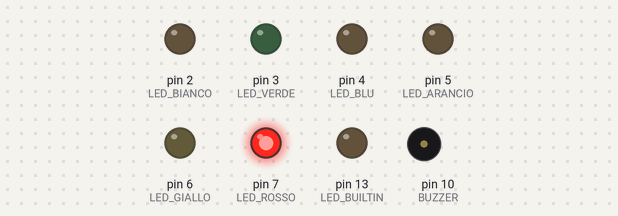
The sketch below on a simulated Arduino Uno, built with avr-gcc and run on an emulated ATmega328P. On the bench: output pins drawn as LEDs (lit = HIGH), buzzer (waves = sounding).

Above: at 2.45 s.
At 6.8 s:
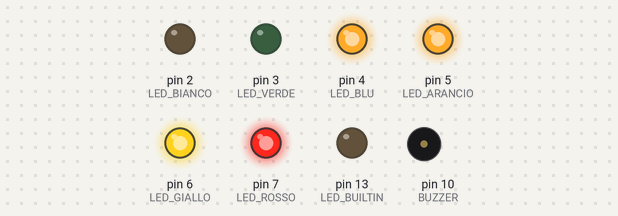
At 9.7 s:
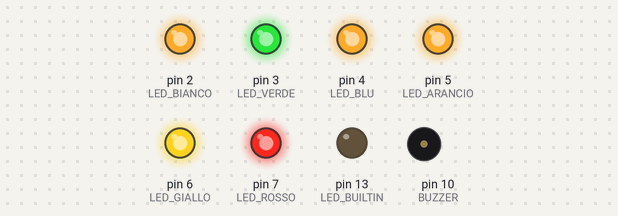
At 12.75 s:
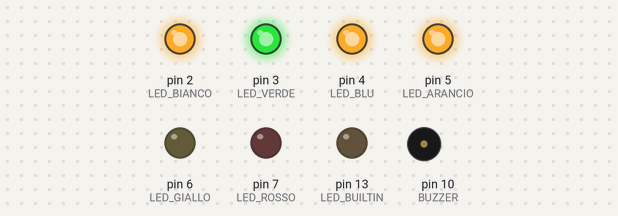
At 22.95 s:
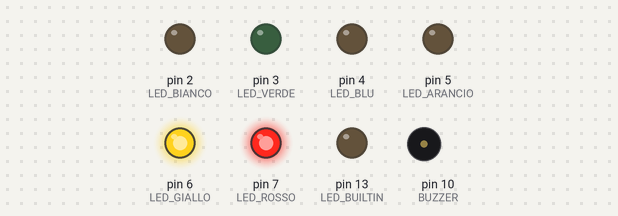
At 37.9 s:
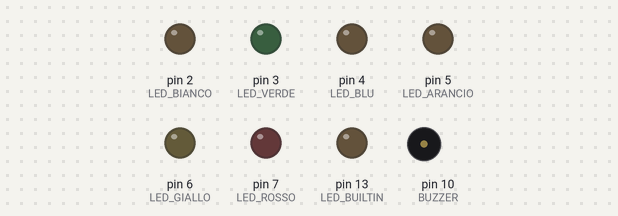
Timing chart, 0 to 40.0 s (numbered marks = the images above):
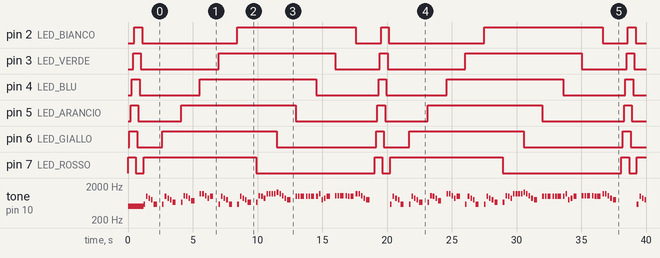

The sketch:

luci_e_suoni.ino
```cpp
// SUONA JINGLE BELLS E ACCENDE 6 LED (o 6 FILE DI LED)

/*
 *  Visualizza l'esperienza di laboratorio completa:
 *  https://youtu.be/JXIj4VEVkEU
 *
 */

#define LED_ROSSO   7
#define LED_GIALLO  6
#define LED_ARANCIO 5
#define LED_BLU     4
#define LED_VERDE   3
#define LED_BIANCO  2

#define BUZZER     10


#define DO5       523
#define DOd5      554
#define RE5       587
#define MIb5      622
#define MI5       659
#define FA5       698
#define FAd5      740
#define SOL5      784
#define SOLd5     830
#define LA5       880
#define SIb5      932
#define SI5       988
#define DO6      DO5 * 2
#define RE6      RE5 * 2
#define MI6      MI5 * 2

#define TEMPO_BASE  1000
#define TEMPO_PAUSA  200


void setup()
{
  pinMode(LED_BUILTIN, OUTPUT);

  pinMode(LED_ROSSO, OUTPUT);
  pinMode(LED_GIALLO, OUTPUT);
  pinMode(LED_ARANCIO, OUTPUT);
  pinMode(LED_BLU, OUTPUT);
  pinMode(LED_VERDE, OUTPUT);
  pinMode(LED_BIANCO, OUTPUT);

  pinMode(BUZZER, OUTPUT);

  tone(BUZZER, 500);
}

void loop()
{
  digitalWrite(LED_ROSSO, HIGH);
  delay(100);
  digitalWrite(LED_GIALLO, HIGH);
  delay(100);
  digitalWrite(LED_ARANCIO, HIGH);
  delay(100);
  digitalWrite(LED_BLU, HIGH);
  delay(100);
  digitalWrite(LED_VERDE, HIGH);
  delay(100);
  digitalWrite(LED_BIANCO, HIGH);
  delay(100);

  digitalWrite(LED_ROSSO, LOW);
  delay(100);
  digitalWrite(LED_GIALLO, LOW);
  delay(100);
  digitalWrite(LED_ARANCIO, LOW);
  delay(100);
  digitalWrite(LED_BLU, LOW);
  delay(100);
  digitalWrite(LED_VERDE, LOW);
  delay(100);
  digitalWrite(LED_BIANCO, LOW);
  delay(100);


  /* MELODIA */

  /* 1a riga */

  digitalWrite(LED_ROSSO, HIGH);

  tone(BUZZER, RE5, TEMPO_BASE/8);
  delay(TEMPO_PAUSA);
  tone(BUZZER, SI5, TEMPO_BASE/8);
  delay(TEMPO_PAUSA);
  tone(BUZZER, LA5, TEMPO_BASE/8);
  delay(TEMPO_PAUSA);
  tone(BUZZER, SOL5, TEMPO_BASE/8);
  delay(TEMPO_PAUSA);
  tone(BUZZER, RE5, TEMPO_BASE/4);
  delay(TEMPO_PAUSA);
  delay((TEMPO_BASE/4) + TEMPO_PAUSA);

  digitalWrite(LED_GIALLO, HIGH);

  tone(BUZZER, RE5, TEMPO_BASE/8);
  delay(TEMPO_PAUSA);
  tone(BUZZER, SI5, TEMPO_BASE/8);
  delay(TEMPO_PAUSA);
  tone(BUZZER, LA5, TEMPO_BASE/8);
  delay(TEMPO_PAUSA);
  tone(BUZZER, SOL5, TEMPO_BASE/8);
  delay(TEMPO_PAUSA);
  tone(BUZZER, MI5, TEMPO_BASE/4);
  delay(TEMPO_PAUSA);
  delay((TEMPO_BASE/4) + TEMPO_PAUSA);

  digitalWrite(LED_ARANCIO, HIGH);

  tone(BUZZER, MI5, TEMPO_BASE/8);
  delay(TEMPO_PAUSA);
  tone(BUZZER, DO6, TEMPO_BASE/8);
  delay(TEMPO_PAUSA);
  tone(BUZZER, SI5, TEMPO_BASE/8);
  delay(TEMPO_PAUSA);
  tone(BUZZER, LA5, TEMPO_BASE/8);
  delay(TEMPO_PAUSA);
  tone(BUZZER, FAd5, TEMPO_BASE/4);
  delay(TEMPO_PAUSA);
  delay((TEMPO_BASE/4) + TEMPO_PAUSA);

  digitalWrite(LED_BLU, HIGH);

  tone(BUZZER, RE6, TEMPO_BASE/8);
  delay(TEMPO_PAUSA);
  tone(BUZZER, RE6, TEMPO_BASE/8);
  delay(TEMPO_PAUSA);
  tone(BUZZER, DO6, TEMPO_BASE/8);
  delay(TEMPO_PAUSA);
  tone(BUZZER, LA5, TEMPO_BASE/8);
  delay(TEMPO_PAUSA);
  tone(BUZZER, SI5, TEMPO_BASE/4);
  delay(TEMPO_PAUSA);
  delay((TEMPO_BASE/4) + TEMPO_PAUSA);


  /* 2a riga */

  digitalWrite(LED_VERDE, HIGH);

  tone(BUZZER, RE5, TEMPO_BASE/8);
  delay(TEMPO_PAUSA);
  tone(BUZZER, SI5, TEMPO_BASE/8);
  delay(TEMPO_PAUSA);
  tone(BUZZER, LA5, TEMPO_BASE/8);
  delay(TEMPO_PAUSA);
  tone(BUZZER, SOL5, TEMPO_BASE/8);
  delay(TEMPO_PAUSA);
  tone(BUZZER, RE5, TEMPO_BASE/4);
  delay(TEMPO_PAUSA);
  delay((TEMPO_BASE/4) + TEMPO_PAUSA);

  digitalWrite(LED_BIANCO, HIGH);

  tone(BUZZER, RE5, TEMPO_BASE/8);
  delay(TEMPO_PAUSA);
  tone(BUZZER, SI5, TEMPO_BASE/8);
  delay(TEMPO_PAUSA);
  tone(BUZZER, LA5, TEMPO_BASE/8);
  delay(TEMPO_PAUSA);
  tone(BUZZER, SOL5, TEMPO_BASE/8);
  delay(TEMPO_PAUSA);
  tone(BUZZER, MI5, TEMPO_BASE/4);
  delay(TEMPO_PAUSA);
  delay((TEMPO_BASE/4) + TEMPO_PAUSA);

  digitalWrite(LED_ROSSO, LOW);

  tone(BUZZER, MI5, TEMPO_BASE/8);
  delay(TEMPO_PAUSA);
  tone(BUZZER, DO6, TEMPO_BASE/8);
  delay(TEMPO_PAUSA);
  tone(BUZZER, SI5, TEMPO_BASE/8);
  delay(TEMPO_PAUSA);
  tone(BUZZER, LA5, TEMPO_BASE/8);
  delay(TEMPO_PAUSA);
  tone(BUZZER, RE6, TEMPO_BASE/8);
  delay(TEMPO_PAUSA);
  tone(BUZZER, RE6, TEMPO_BASE/8);
  delay(TEMPO_PAUSA);
  tone(BUZZER, RE6, TEMPO_BASE/8);
  delay(TEMPO_PAUSA);
  tone(BUZZER, RE6, TEMPO_BASE/8);
  delay(TEMPO_PAUSA);

  digitalWrite(LED_GIALLO, LOW);

  tone(BUZZER, MI6, TEMPO_BASE/8);
  delay(TEMPO_PAUSA);
  tone(BUZZER, RE6, TEMPO_BASE/8);
  delay(TEMPO_PAUSA);
  tone(BUZZER, DO6, TEMPO_BASE/8);
  delay(TEMPO_PAUSA);
  tone(BUZZER, LA5, TEMPO_BASE/8);
  delay(TEMPO_PAUSA);
  tone(BUZZER, SOL5, TEMPO_BASE/4);
  delay(TEMPO_PAUSA);
  delay((TEMPO_BASE/4) + TEMPO_PAUSA);

  /* 3a riga */

  digitalWrite(LED_ARANCIO, LOW);

  tone(BUZZER, SI5, TEMPO_BASE/8);
  delay(TEMPO_PAUSA);
  tone(BUZZER, SI5, TEMPO_BASE/8);
  delay(TEMPO_PAUSA);
  tone(BUZZER, SI5, TEMPO_BASE/4);
  delay(2*TEMPO_PAUSA);
  tone(BUZZER, SI5, TEMPO_BASE/8);
  delay(TEMPO_PAUSA);
  tone(BUZZER, SI5, TEMPO_BASE/8);
  delay(TEMPO_PAUSA);
  tone(BUZZER, SI5, TEMPO_BASE/4);
  delay(2*TEMPO_PAUSA);

  digitalWrite(LED_BLU, LOW);

  tone(BUZZER, SI5, TEMPO_BASE/8);
  delay(TEMPO_PAUSA);
  tone(BUZZER, RE6, TEMPO_BASE/8);
  delay(TEMPO_PAUSA);
  tone(BUZZER, SOL5, TEMPO_BASE/8);
  delay(TEMPO_PAUSA);
  tone(BUZZER, LA5, TEMPO_BASE/8);
  delay(TEMPO_PAUSA);
  tone(BUZZER, SI5, TEMPO_BASE/4);
  delay(TEMPO_PAUSA);
  delay((TEMPO_BASE/4) + TEMPO_PAUSA);

  digitalWrite(LED_VERDE, LOW);

  tone(BUZZER, DO6, TEMPO_BASE/8);
  delay(TEMPO_PAUSA);
  tone(BUZZER, DO6, TEMPO_BASE/8);
  delay(TEMPO_PAUSA);
  tone(BUZZER, DO6, TEMPO_BASE/4);
  delay(2*TEMPO_PAUSA);
  tone(BUZZER, DO6, TEMPO_BASE/8);
  delay(TEMPO_PAUSA);
  tone(BUZZER, SI5, TEMPO_BASE/8);
  delay(TEMPO_PAUSA);
  tone(BUZZER, SI5, TEMPO_BASE/4);
  delay(2*TEMPO_PAUSA);

  digitalWrite(LED_BIANCO, LOW);

  tone(BUZZER, RE6, TEMPO_BASE/8);
  delay(TEMPO_PAUSA);
  tone(BUZZER, RE6, TEMPO_BASE/8);
  delay(TEMPO_PAUSA);
  tone(BUZZER, DO6, TEMPO_BASE/8);
  delay(TEMPO_PAUSA);
  tone(BUZZER, LA5, TEMPO_BASE/8);
  delay(TEMPO_PAUSA);
  tone(BUZZER, SOL5, TEMPO_BASE/4);
  delay(TEMPO_PAUSA);
  delay((TEMPO_BASE/4) + TEMPO_PAUSA);

}
```

Measured:
- by itself, pin 2 (LED_BIANCO): repeats every 19.1 s: LOW 7.4 s, HIGH 9.2 s, LOW 2.0 s, HIGH 0.60 s
- by itself, pin 3 (LED_VERDE): repeats every 19.1 s: LOW 6.0 s, HIGH 9.0 s, LOW 3.5 s, HIGH 0.60 s
- by itself, pin 4 (LED_BLU): repeats every 19.1 s: LOW 4.7 s, HIGH 9.0 s, LOW 4.8 s, HIGH 0.60 s
- by itself, pin 5 (LED_ARANCIO): repeats every 19.1 s: LOW 3.3 s, HIGH 8.9 s, LOW 6.3 s, HIGH 0.60 s
- by itself, pin 6 (LED_GIALLO): repeats every 19.1 s: LOW 2.0 s, HIGH 8.9 s, LOW 7.7 s, HIGH 0.60 s
- by itself, pin 7 (LED_ROSSO): repeats every 19.1 s: LOW 0.60 s, HIGH 8.7 s, LOW 9.2 s, HIGH 0.60 s
- by itself, tone on pin 10 (BUZZER): plays 500 Hz for 1.2 s, 587 Hz for 0.13 s, 988 Hz for 0.13 s, 880 Hz for 0.13 s, 784 Hz for 0.13 s, 587 Hz for 0.25 s … (135 notes in this stretch)
